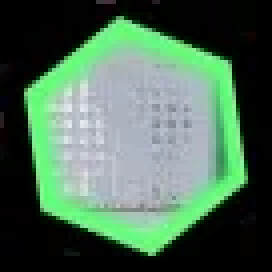
#> input picture DXCaptcha_20241028/slider_img.webp, 68 x 68 px (shown 4 times larger)
$ python OpenCV_distance.py
#> lines starting #> are read from the running program, lines starting #| are printed output that depends on the picture; after the words box and inside, x2 and y2 are one past the last pixel; in counts of white or black regions, pixels touching at a corner belong together
import cv2
import numpy as np
from PIL import Image
from pathlib import Path

def imshow(img, winname='test', delay=0):
    """使用OpenCV显示图片"""
    cv2.imshow(winname, img)
    cv2.waitKey(delay)
    cv2.destroyAllWindows()

def cv2_open(img, flag=None):
    """将不同类型的图片统一转换为OpenCV格式"""
#> called with flag = 6
    if isinstance(img, bytes):
        img = cv2.imdecode(np.frombuffer(img, dtype=np.uint8), 1)
#> img is the input picture: shape (68, 68, 3); mean B, G, R 85.6, 106.8, 76.3
    elif isinstance(img, (str, Path)):
        img = cv2.imread(str(img))
    elif isinstance(img, np.ndarray):
        img = img
    elif isinstance(img, Image.Image):
        img = cv2.cvtColor(np.asarray(img), cv2.COLOR_RGB2BGR)
    else:
        raise ValueError(f'无法解析的图片类型: {type(img)}')
    if flag is not None:
        img = cv2.cvtColor(img, flag)
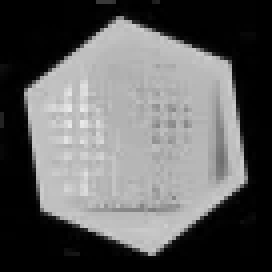
#> img: shape (68, 68) (shown 4 times larger); min 0, max 234, mean 95.3
    return img

def get_distance(bg_img, slice_img):
    """核心逻辑，完成背景图与滑块之间的匹配计算"""
    # 读取两张图片，在读取图像的同时进行灰度转换
    tp_gray = cv2_open(slice_img, flag=cv2.COLOR_BGR2GRAY)
    bg_gray = cv2_open(bg_img, flag=cv2.COLOR_BGR2GRAY)
#> call 2 of cv2_open, with flag = 6
#> in cv2_open (call 2), `img = cv2.imdecode(np.frombuffer(img, dtype=np.uint8), 1)`:
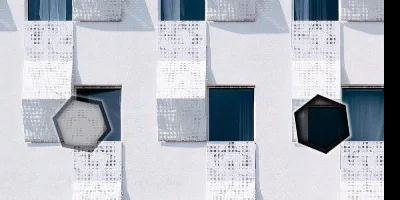
#> img: shape (200, 400, 3); mean B, G, R 192.3, 184.4, 180.6
#> in cv2_open (call 2), `img = cv2.cvtColor(img, flag)`:
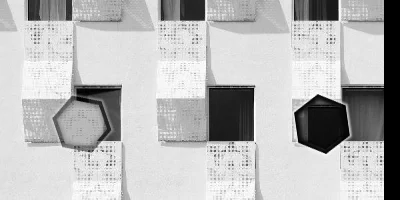
#> img: shape (200, 400); min 0, max 255, mean 184.2

    # 对背景图进行非局部均值去噪，能够同时保留边缘和细节
    bg_shift = cv2.fastNlMeansDenoising(bg_gray, None, h=10, templateWindowSize=7, searchWindowSize=21)
    # 边缘检测
    tp_gray = cv2.Canny(tp_gray, 255, 255)
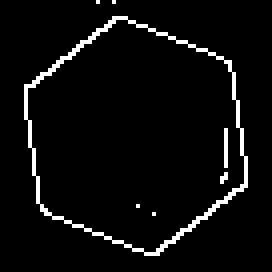
#> tp_gray: shape (68, 68) (shown 4 times larger); 4.7% white in thin lines or dots, all inside (x1, y1, x2, y2) = (6, 0, 62, 64)
    bg_gray = cv2.Canny(bg_shift, 255, 255)
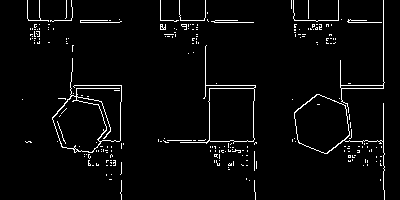
#> bg_gray: shape (200, 400); 3.5% white in thin lines or dots

    # 模板匹配
    result = cv2.matchTemplate(bg_gray, tp_gray, cv2.TM_CCOEFF_NORMED)
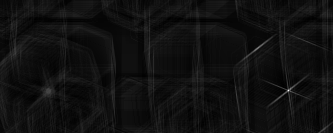
#> result: shape (133, 333) float32; min -0.0493, max 0.705, mean 0.000613; drawn with min black and max white
    min_val, max_val, min_loc, max_loc = cv2.minMaxLoc(result)  # 解析匹配结果
#> min_val = -0.0493; max_val = 0.705; min_loc = (285, 87); max_loc = (288, 90)
    # [19 lines of commented-out code are left out]
    return max_loc[0]

with open("./bg_img.png", "rb") as f:
    bg_img = f.read()
with open("./slider_img.webp", "rb") as f:
    slice_img = f.read()
distance = get_distance(bg_img, slice_img)
#> distance = 288
print(distance)
#| 288
